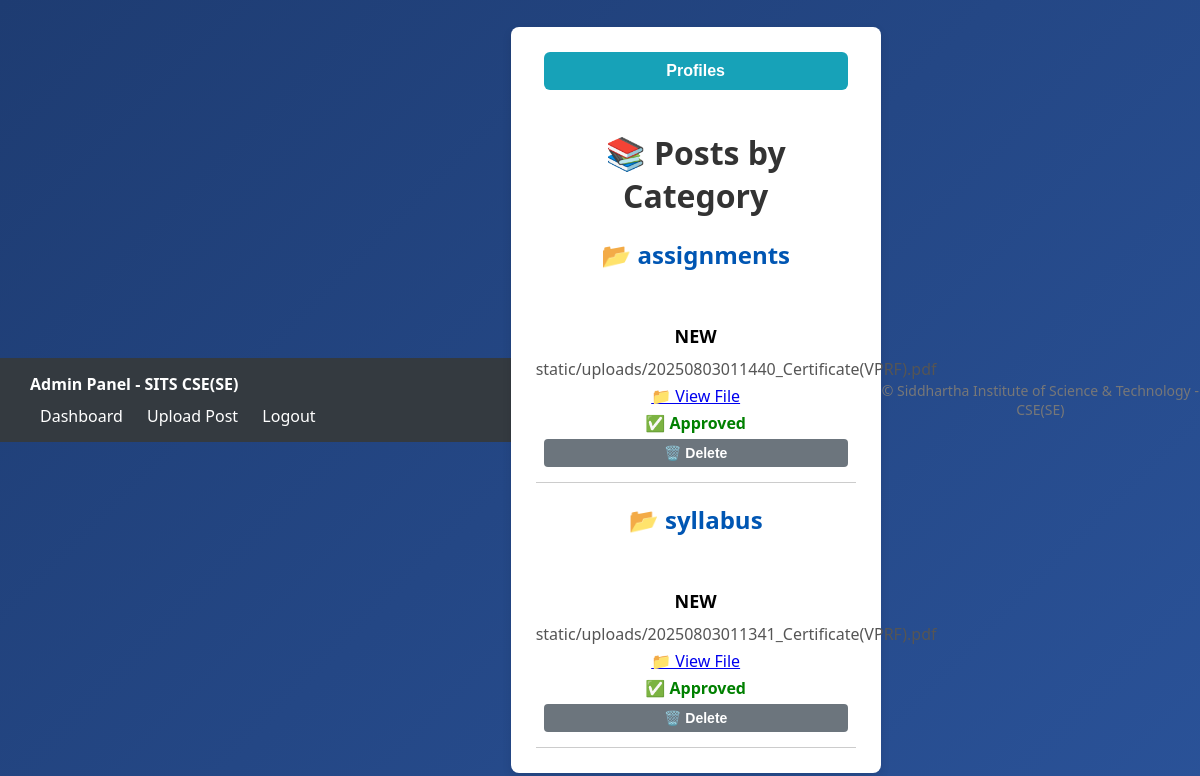
/admin_dashboard (signed in), run on the app's committed database.
### tables this page shows
CREATE TABLE posts (
            id INTEGER PRIMARY KEY AUTOINCREMENT,
            username TEXT,
            content TEXT,
            filepath TEXT,
            filetype TEXT,
            category TEXT,
            timestamp TEXT,
            uploaded_at TEXT,
            approved INTEGER DEFAULT 0
        );

### app.py (the view)
@app.route('/admin_dashboard', methods=['GET', 'POST'])
def admin_dashboard():
    if 'username' not in session:
        return redirect(url_for('login'))
    ensure_column_exists()
    conn = get_db()
    cur = conn.cursor()
    cur.execute("SELECT * FROM posts ORDER BY uploaded_at DESC")
    posts = cur.fetchall()
    cur.execute("SELECT * FROM users WHERE role = 'student'")
    students = cur.fetchall()
    conn.close()
    category_posts = {}
    for post in posts:
        category = post['category']
        if category not in category_posts:
            category_posts[category] = []
        category_posts[category].append(post)
    return render_template('admin_dashboard.html',
                           username=session['username'],
                           posts=posts,
                           students=students,
                           category_posts=category_posts)

### app.py (called while the page is built)
def get_db():
    conn = sqlite3.connect('database.db', timeout=10)
    conn.row_factory = sqlite3.Row
    return conn

def ensure_column_exists():
    conn = get_db()
    cursor = conn.cursor()
    cursor.execute("PRAGMA table_info(users)")
    columns = [row[1] for row in cursor.fetchall()]
    if 'attendance' not in columns:
        cursor.execute("ALTER TABLE users ADD COLUMN attendance INTEGER DEFAULT 0")
    if 'total_days' not in columns:
        cursor.execute("ALTER TABLE users ADD COLUMN total_days INTEGER DEFAULT 0")
    if 'present_days' not in columns:
        cursor.execute("ALTER TABLE users ADD COLUMN present_days INTEGER DEFAULT 0")
    cursor.execute("PRAGMA table_info(posts)")
    post_columns = [row[1] for row in cursor.fetchall()]
    if 'uploaded_at' not in post_columns:
        cursor.execute("ALTER TABLE posts ADD COLUMN uploaded_at TEXT")
    conn.commit()
    conn.close()

### templates/admin_dashboard.html (shortened to what this page needs)
<!DOCTYPE html>
<html lang="en">
<head>
    <link rel="stylesheet" href="{{ url_for('static', filename='styles.css') }}">
</head>
<body>
    <div class="navbar">
        <div><strong>Admin Panel - SITS CSE(SE)</strong></div>
        <div>
            <a href="{{ url_for('dashboard') }}">Dashboard</a>
            <a href="{{ url_for('upload_post') }}">Upload Post</a>
            <a href="{{ url_for('logout') }}">Logout</a>
        </div>
    </div>
    <div class="container">
        <button class="profiles-button" onclick="location.href='{{ url_for('student_profiles') }}'">Profiles</button>
        <h1>📚 Posts by Category</h1>
        {% for category, posts in category_posts.items() %}
            <h2 style="color:#0056b3;">📂 {{ category }}</h2>
            {% for post in posts %}
                <div class="post">
                    <h3>{{ post[2] }}</h3>
                    <p>{{ post[3] }}</p>
                    {% if post[4] %}
                        <p><a href="{{ '/' + post[4] }}" target="_blank">📁 View File</a></p>
                    {% endif %}
                    {% if post[7] == 0 %}
                        <p class="status" style="color: orange;">⏳ Pending</p>
                        <div class="actions">
                            <form action="{{ url_for('approve_post', post_id=post[0]) }}" method="post">
                                <button type="submit" style="background-color: #28a745;">✅ Approve</button>
                            </form>
                            <form action="{{ url_for('reject_post', post_id=post[0]) }}" method="post">
                                <button type="submit" style="background-color: #dc3545;">❌ Reject</button>
                            </form>
                        </div>
                    {% elif post[7] == -1 %}
                        <p class="status" style="color: red;">⛔ Rejected</p>
                    {% else %}
                        <p class="status" style="color: green;">✅ Approved</p>
                    {% endif %}
                    <form action="{{ url_for('delete_post', post_id=post[0]) }}" method="post" onsubmit="return confirm('Delete this post?');">
                        <button type="submit" style="background-color: #6c757d;">🗑️ Delete</button>
                    </form>
                </div>
            {% endfor %}
        {% endfor %}
    </div>
    <div class="footer">
        &copy; {{ current_year }} Siddhartha Institute of Science & Technology - CSE(SE)
    </div>
</body>
</html>

### static/styles.css (style rules this page uses)
body { font-family: 'Segoe UI', sans-serif; background: linear-gradient(135deg, #1e3c72, #2a5298); height: 100vh; margin: 0; display: flex; justify-content: center; align-items: center; }
.container { background: #fff; padding: 30px; border-radius: 12px; width: 320px; box-shadow: 0 4px 10px rgba(0, 0, 0, 0.2); text-align: center; }
.container h2 { margin-bottom: 20px; color: #1e3c72; }
button { width: 95%; padding: 12px; background-color: #1e3c72; color: white; border: none; border-radius: 8px; font-weight: bold; cursor: pointer; transition: background 0.3s ease; }

### templates/admin_dashboard.html (style rules this page uses)
body { font-family: 'Segoe UI', sans-serif; background-color: #f4f6f9; margin: 0; padding: 0; }
.navbar { background-color: #343a40; color: #fff; display: flex; justify-content: space-between; align-items: center; padding: 10px 20px; flex-wrap: wrap; }
.navbar div, .navbar a { color: #fff; text-decoration: none; margin: 5px 10px; }
.container { max-width: 1000px; margin: 30px auto; background: #fff; padding: 25px; border-radius: 8px; box-shadow: 0 4px 10px rgba(0,0,0,0.1); }
h1, h2 { color: #333; }
.post { border-bottom: 1px solid #ccc; padding: 15px 0; }
.post h3 { margin-bottom: 10px; font-size: 18px; }
.post p { margin: 5px 0; color: #555; }
button { padding: 6px 12px; border: none; border-radius: 4px; cursor: pointer; font-size: 14px; }
button[type="submit"] { background-color: #007bff; color: #fff; }
.status { font-weight: bold; }
.profiles-button { background-color: #17a2b8; color: white; border: none; padding: 10px 16px; border-radius: 6px; cursor: pointer; font-size: 16px; margin-bottom: 20px; transition: background-color 0.3s ease; }
.footer { text-align: center; margin: 30px 0; font-size: 14px; color: #777; }

### data on the page
posts: category "assignments", content "NEW", filepath "static/uploads/20250803011440_Certificate(VPRF).pdf", shows "✅ Approved"
posts: category "syllabus", content "NEW", filepath "static/uploads/20250803011341_Certificate(VPRF).pdf", shows "✅ Approved"
